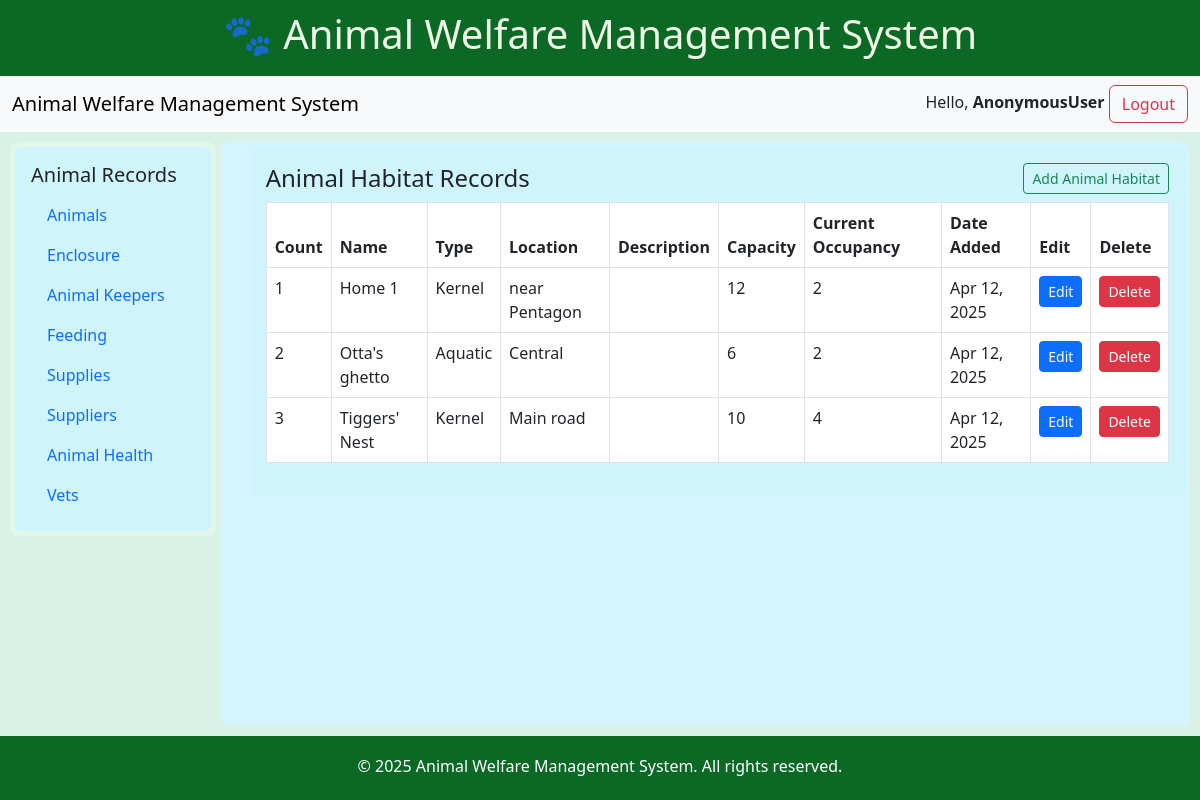
Screenshot of /enclosure_list/ with the database file from the repository.
### zoo/models.py (models this page shows, shortened)
class Enclosure(models.Model):
    name = models.CharField(max_length=100)
    type = models.CharField(max_length=100)
    location = models.CharField(max_length=100)
    description = models.TextField(null=True, blank=True)
    capacity = models.IntegerField()
    curent_occupancy = models.IntegerField(default=0)
    date_added = models.DateTimeField(auto_now_add=True)

### zoo/views.py (the view)
# urls.py: path('enclosure_list/', views.EnclosureListView.as_view(), name='enclosure_list'),
class EnclosureListView(View):
    def get(self, request):
        enclosures = Enclosure.objects.all()
        return render(request, 'enclosure/enclosure_list.html', {'enclosures': enclosures})

### zoo/templates/enclosure/enclosure_list.html (shortened to what this page needs)
{% extends "base.html" %}
{% load static %}
{% block content %}
    <div class="content-area flex-grow-1 ms-4 p-3 bg-info-subtle rounded">
        <h4 class="d-flex justify-content-between align-items-center">
            Animal Habitat Records
            <a href="{% url 'add_enclosure' %}" class="btn btn-outline-success btn-sm">Add Animal Habitat</a>
        </h4>
        <table class="table table-bordered">
            <thead>
                <tr>
                    <th>Count</th>
                    <th>Name</th>
                    <th>Type</th>
                    <th>Location</th>
                    <th>Description</th>
                    <th>Capacity</th>
                    <th>Current Occupancy</th>
                    <th>Date Added</th>
                    <th>Edit</th>
                    <th>Delete</th>
                </tr>
            </thead>
            <tbody>
                {% for enclosure in enclosures %}
                <tr>
                    <td>{{ forloop.counter }}</td>
                    <td>{{ enclosure.name }}</td>
                    <td>{{ enclosure.type }}</td>
                    <td>{{ enclosure.location }}</td>
                    <td>{{ enclosure.description }}</td>
                    <td>{{ enclosure.capacity }}</td>
                    <td>{{ enclosure.curent_occupancy }}</td>
                    <td>{{ enclosure.date_added|date:"M d, Y" }}</td>
                    <td><a href="{% url 'update_enclosure' enclosure.id %}" class="btn btn-sm btn-primary">Edit</a></td>
                    <td>
                        <form method="post" action="{% url 'delete_enclosure' enclosure.id %}" onsubmit="return confirm('Are you sure you want to delete this record?');">
                            <button type="submit" class="btn btn-sm btn-danger">Delete</button>
                        </form>
                    </td>
                {% endfor %}
            </tbody>
        </table>
    </div>
    </div>
</div>
{% endblock %}

### zoo/templates/base.html (style rules this page uses)
html, body { height: 100%; margin: 0; }
body { display: flex; flex-direction: column; min-height: 100vh; }

### rows the page displays
Enclosure: name "Home 1", type "Kernel", location "near Pentagon", capacity "12", curent_occupancy "2", date_added "Apr 12, 2025"
Enclosure: name "Otta's ghetto", type "Aquatic", location "Central", capacity "6", curent_occupancy "2", date_added "Apr 12, 2025"
Enclosure: name "Tiggers' Nest", type "Kernel", location "Main road", capacity "10", curent_occupancy "4", date_added "Apr 12, 2025"

### other values shown
{{ request.user }} "AnonymousUser"
